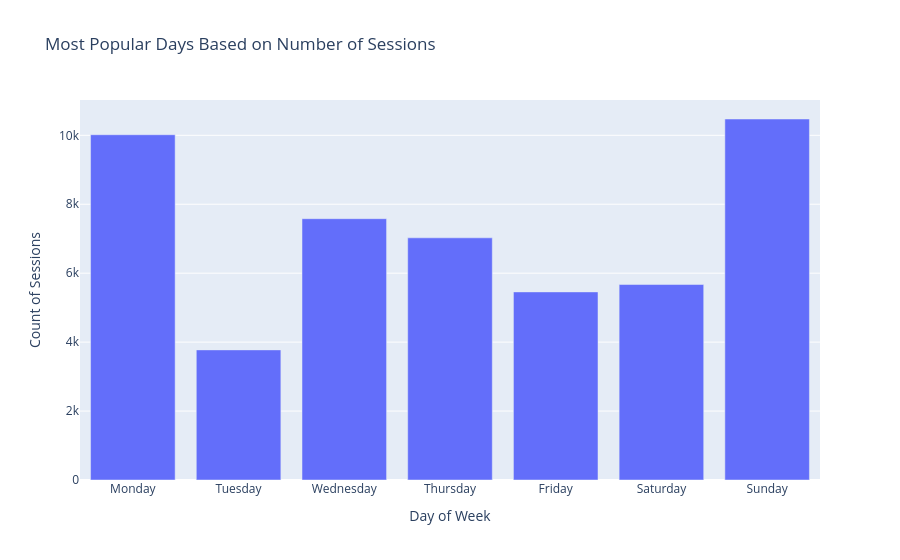

The code cell stored with this chart in its notebook:
### Code cell
# Most popular days analysis
day_counts = training_data["dayofweek"].value_counts().sort_index()
day_names = ["Monday", "Tuesday", "Wednesday", "Thursday", "Friday", "Saturday", "Sunday"]
# Create a mapping for days, handling potential float values
day_mapping = {}
for i in range(7):
    day_mapping[float(i)] = day_names[i]
    day_mapping[i] = day_names[i]

# Use the mapping to convert indices to day names
fig = px.bar(
    x=[day_mapping.get(i, f"Day {i}") for i in day_counts.index],
    y=day_counts.values,
    title="Most Popular Days Based on Number of Sessions",
    labels={"x": "Day of Week", "y": "Count of Sessions"}
)
fig.show()

### Figure 1 — Plotly figure (JSON) as saved in the notebook; plotly's stock layout.template omitted (floating-point values rounded to 4 significant figures)
{"data": [{"alignmentgroup": "True", "hovertemplate": "Day of Week=%{x}<br>Count of Sessions=%{y}<extra></extra>", "legendgroup": "", "marker": {"color": "#636efa", "pattern": {"shape": ""}}, "name": "", "offsetgroup": "", "orientation": "v", "showlegend": false, "textposition": "auto", "type": "bar", "x": ["Monday", "Tuesday", "Wednesday", "Thursday", "Friday", "Saturday", "Sunday"], "xaxis": "x", "y": [10017, 3775, 7581, 7026, 5457, 5671, 10473], "yaxis": "y"}], "layout": {"barmode": "relative", "legend": {"tracegroupgap": 0}, "title": {"text": "Most Popular Days Based on Number of Sessions"}, "xaxis": {"anchor": "y", "domain": [0, 1], "title": {"text": "Day of Week"}}, "yaxis": {"anchor": "x", "domain": [0, 1], "title": {"text": "Count of Sessions"}}}}
